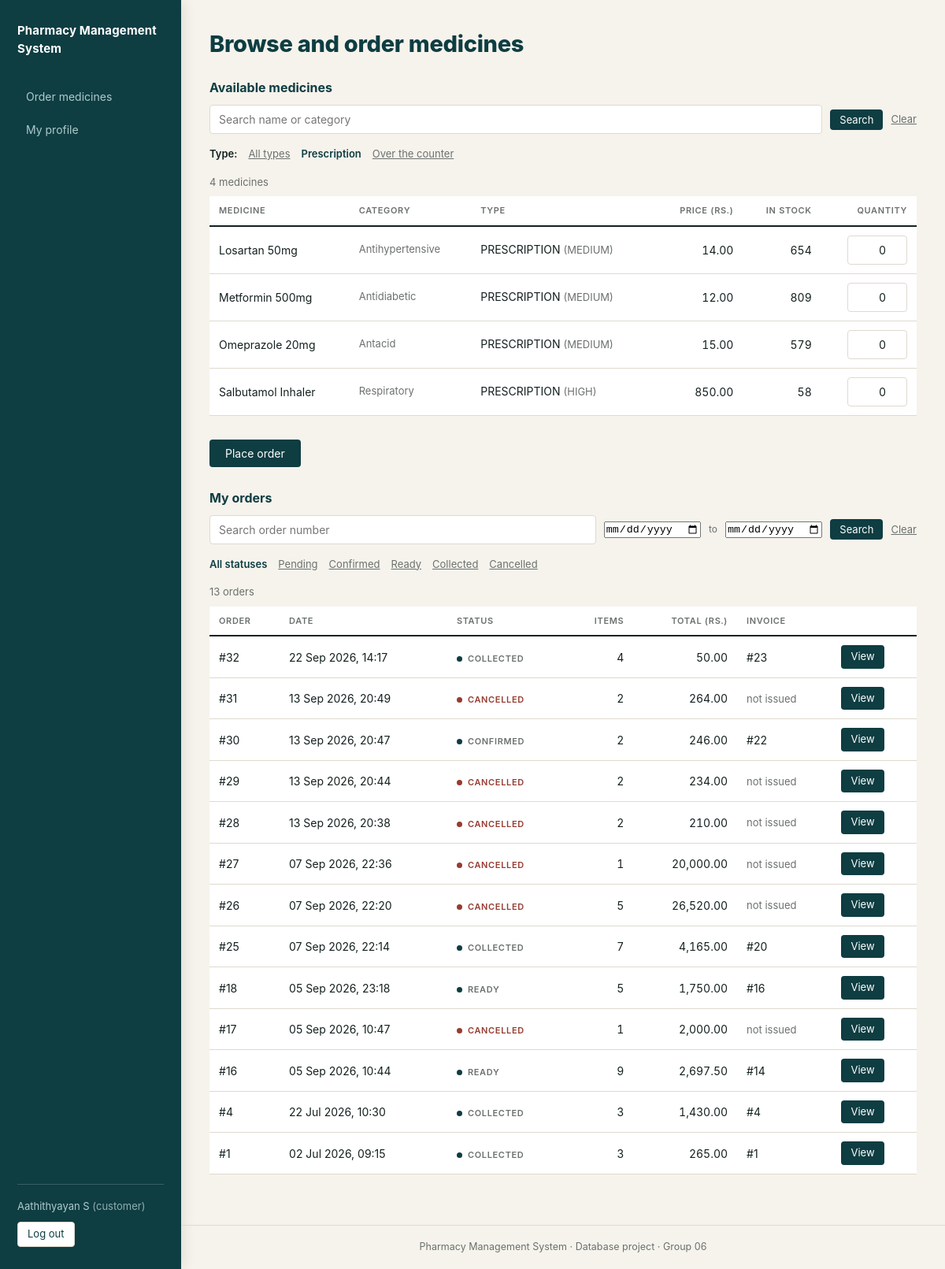
/customer.php?mtype=PRESCRIPTION (signed in), run on the app's committed database.
### tables this page shows
CREATE TABLE `PRESCRIPTION_MEDICINE` (
  `medicine_id` int(11) NOT NULL,
  `prescription_required_level` varchar(20) NOT NULL
);

CREATE TABLE `MEDICINE` (
  `medicine_id` int(11) NOT NULL,
  `name` varchar(100) NOT NULL,
  `category` varchar(50) DEFAULT NULL,
  `price` decimal(10,2) NOT NULL,
  `quantity_in_stock` int(11) NOT NULL DEFAULT 0,
  `expiry_date` date DEFAULT NULL,
  `reorder_threshold` int(11) NOT NULL DEFAULT 10,
  `med_type` enum('PRESCRIPTION','OTC') DEFAULT NULL,
  `is_active` tinyint(1) NOT NULL DEFAULT 1
);

CREATE TABLE `INVOICE` (
  `invoice_id` int(11) NOT NULL,
  `order_id` int(11) NOT NULL,
  `total_amount` decimal(10,2) NOT NULL DEFAULT 0.00,
  `issue_date` datetime NOT NULL DEFAULT current_timestamp()
);

CREATE TABLE `CUSTOMER_ORDER` (
  `order_id` int(11) NOT NULL,
  `customer_id` int(11) NOT NULL,
  `pharmacist_id` int(11) DEFAULT NULL,
  `order_date` datetime NOT NULL DEFAULT current_timestamp(),
  `status` enum('PENDING','CONFIRMED','READY','COLLECTED','CANCELLED') NOT NULL DEFAULT 'PENDING'
);

### customer.php (the view, shortened to what this page needs)
<?php
require_once __DIR__ . '/auth.php';
$me = current_user_id();
$medSearch = trim($_GET['mq'] ?? '');
$medType   = $_GET['mtype'] ?? '';
$validMedTypes = ['PRESCRIPTION', 'OTC'];
$medTypeLabels = ['PRESCRIPTION' => 'Prescription', 'OTC' => 'Over the counter'];
$medWhere  = ['m.quantity_in_stock > 0', 'm.is_active = 1'];
$medParams = [];
if (in_array($medType, $validMedTypes, true)) {
    $medWhere[]  = "m.med_type = ?";
    $medParams[] = $medType;
}
$medStmt = $pdo->prepare(
    "SELECT   m.medicine_id, m.name, m.category, m.price,
              m.quantity_in_stock,
              COALESCE(m.med_type, 'GENERAL') AS med_type,
              p.prescription_required_level
       FROM      MEDICINE              m
       LEFT JOIN PRESCRIPTION_MEDICINE p ON p.medicine_id = m.medicine_id
      WHERE  " . implode(' AND ', $medWhere) . "
      ORDER BY m.name"
);
$medStmt->execute($medParams);
$medicines = $medStmt->fetchAll();
$orderSearch  = trim($_GET['oq'] ?? '');
$orderStatus  = $_GET['ostatus'] ?? '';
$validStatuses = ['PENDING', 'CONFIRMED', 'READY', 'COLLECTED', 'CANCELLED'];
$orderFrom = trim($_GET['ofrom'] ?? '');
$orderTo   = trim($_GET['oto'] ?? '');
$fromCheck = DateTime::createFromFormat('Y-m-d', $orderFrom);
if ($orderFrom === '' || !$fromCheck || $fromCheck->format('Y-m-d') !== $orderFrom) {
    $orderFrom = '';
}
$toCheck = DateTime::createFromFormat('Y-m-d', $orderTo);
if ($orderTo === '' || !$toCheck || $toCheck->format('Y-m-d') !== $orderTo) {
    $orderTo = '';
}
$orderWhere  = ['co.customer_id = ?'];
$orderParams = [$me];
$ordersStmt = $pdo->prepare(
    "SELECT   co.order_id, co.order_date, co.status,
              COUNT(oi.medicine_id)                    AS lines_count,
              SUM(oi.quantity * oi.unit_price)         AS order_total,
              i.invoice_id
       FROM      CUSTOMER_ORDER co
       LEFT JOIN ORDER_ITEM     oi ON oi.order_id = co.order_id
       LEFT JOIN INVOICE        i  ON i.order_id  = co.order_id
      WHERE  " . implode(' AND ', $orderWhere) . "
      GROUP BY co.order_id, co.order_date, co.status, i.invoice_id
      ORDER BY co.order_date DESC"
);
$ordersStmt->execute($orderParams);
$orders = $ordersStmt->fetchAll();
$editOrderId = isset($_GET['editorder']) ? (int)$_GET['editorder'] : 0;
?>
<h2>Available medicines</h2>
<form class="searchbar" method="get" action="customer.php">
    <input type="text" name="mq" placeholder="Search name or category"
           value="<?= h($medSearch) ?>">
    <button type="submit" class="btn btn-small">Search</button>
    <a class="clear" href="customer.php<?= $editOrderId ? '?editorder=' . h($editOrderId) : '' ?>">Clear</a>
</form>
<div class="filter-links">
    <span class="filter-label">Type:</span>
    <?php if ($medType === ''): ?>
        <span class="current">All types</span>
    <?php else: ?>
        <a href="<?= filter_link('mtype', '') ?>">All types</a>
    <?php endif; ?>
    <?php foreach ($validMedTypes as $vt): ?>
        <?php if ($medType === $vt): ?>
            <span class="current"><?= h($medTypeLabels[$vt]) ?></span>
        <?php else: ?>
            <a href="<?= filter_link('mtype', $vt) ?>"><?= h($medTypeLabels[$vt]) ?></a>
        <?php endif; ?>
    <?php endforeach; ?>
</div>
<p class="result-count">
    <?= count($medicines) ?> medicine<?= count($medicines) === 1 ? '' : 's' ?>
</p>
<?php if (!$medicines): ?>
    <div class="card muted">No medicines match your search.</div>
<?php else: ?>
    <form method="post" action="customer.php">
        <table>
            <tr>
                <th>Medicine</th><th>Category</th><th>Type</th>
                <th class="num">Price (Rs.)</th><th class="num">In stock</th>
                <th class="num">Quantity</th>
            </tr>
            <?php foreach ($medicines as $m): ?>
                <tr>
                    <td><?= h($m['name']) ?></td>
                    <td class="muted"><?= h($m['category']) ?></td>
                    <td>
                        <?= h($m['med_type']) ?>
                        <?php if ($m['prescription_required_level']): ?>
                            <span class="muted">
                                (<?= h($m['prescription_required_level']) ?>)
                            </span>
                        <?php endif; ?>
                    </td>
                    <td class="num"><?= number_format($m['price'], 2) ?></td>
                    <td class="num"><?= h($m['quantity_in_stock']) ?></td>
                    <td class="num">
                        <input class="qty" type="number" min="0"
                               max="<?= h($m['quantity_in_stock']) ?>"
                               name="qty[<?= h($m['medicine_id']) ?>]" value="0">
                    </td>
                </tr>
            <?php endforeach; ?>
        </table>
        <p style="margin-top:14px">
            <button type="submit" class="btn btn-green">Place order</button>
        </p>
    </form>
<?php endif; ?>
<h2>My orders</h2>
<form class="searchbar" method="get" action="customer.php">
    <input type="text" name="oq" placeholder="Search order number"
           value="<?= h($orderSearch) ?>">
    <input type="date" name="ofrom" title="Ordered from" value="<?= h($orderFrom) ?>">
    <span class="muted small">to</span>
    <input type="date" name="oto" title="Ordered to" value="<?= h($orderTo) ?>">
    <button type="submit" class="btn btn-small">Search</button>
    <a class="clear" href="customer.php">Clear</a>
</form>
<div class="filter-links">
    <?php if ($orderStatus === ''): ?>
        <span class="current">All statuses</span>
    <?php else: ?>
        <a href="<?= filter_link('ostatus', '') ?>">All statuses</a>
    <?php endif; ?>
    <?php foreach ($validStatuses as $vs): ?>
        <?php if ($orderStatus === $vs): ?>
            <span class="current"><?= h(ucfirst(strtolower($vs))) ?></span>
        <?php else: ?>
            <a href="<?= filter_link('ostatus', $vs) ?>"><?= h(ucfirst(strtolower($vs))) ?></a>
        <?php endif; ?>
    <?php endforeach; ?>
</div>
<p class="result-count">
    <?= count($orders) ?> order<?= count($orders) === 1 ? '' : 's' ?>
</p>
<?php if (!$orders): ?>
    <div class="card muted">
        <?= ($orderSearch !== '' || $orderStatus !== '' || $orderFrom !== '' || $orderTo !== '')
            ? 'No orders match your search.'
            : 'You have not placed any orders yet.' ?>
    </div>
<?php else: ?>
    <table>
        <tr>
            <th>Order</th><th>Date</th><th>Status</th>
            <th class="num">Items</th><th class="num">Total (Rs.)</th>
            <th>Invoice</th><th></th>
        </tr>
        <?php foreach ($orders as $o): ?>
            <tr>
                <td>#<?= h($o['order_id']) ?></td>
                <td><?= h(date('d M Y, H:i', strtotime($o['order_date']))) ?></td>
                <td><span class="pill pill-<?= h($o['status']) ?>">
                        <?= h($o['status']) ?></span></td>
                <td class="num"><?= h($o['lines_count']) ?></td>
                <td class="num"><?= number_format((float)$o['order_total'], 2) ?></td>
                <td><?= $o['invoice_id']
                        ? '#' . h($o['invoice_id'])
                        : '<span class="muted">not issued</span>' ?></td>
                <td>
                    <a class="btn btn-small"
                       href="<?= action_link('order', (string)$o['order_id']) ?>">View</a>
                </td>
            </tr>
        <?php endforeach; ?>
    </table>
<?php endif; ?>

### style.css (style rules this page uses)
:root { --ink:#14201F; --paper:#F6F3EC; --accent:#0E3D42; --accent-light:#175159; --accent-tint:#AECBCC; --grey:#6B716E; --rule:#DEDACE; --red:#963C31; }
* { box-sizing:border-box;margin:0;padding:0 }
body { font-family:-apple-system,"Segoe UI",Roboto,Helvetica,Arial,sans-serif; background:var(--paper); color:var(--ink); font-size:15px; line-height:1.5; }
h2 { font-size:16px;line-height:1.2;color:var(--accent);font-weight:700;margin:30px 0 12px }
.muted { color:var(--grey);font-size:13px }
.small { font-size:12px }
input[type=text],input[type=email],input[type=password], input[type=number],select,textarea { width:100%; padding:9px 11px; border:1px solid var(--rule); border-radius:4px; font-size:14px; font-family:inherit; background:#fff; color:var(--ink); }
input[type=number] { width:90px }
button,.btn { display:inline-block; margin-top:16px; padding:9px 20px; background:var(--accent); color:#fff; border:0;border-radius:4px; font-size:14px;font-family:inherit; cursor:pointer;text-decoration:none; transition:background-color .15s ease; }
.btn-green { background:var(--accent);color:#fff }
.btn-small { padding:5px 12px;font-size:13px;margin-top:0 }
table { width:100%;border-collapse:collapse;font-size:14px;margin-top:6px;background:#fff }
th { text-align:left; padding:10px 12px; font-weight:600;font-size:11px; color:var(--grey); text-transform:uppercase;letter-spacing:.06em; border-bottom:2px solid var(--ink); }
td { padding:11px 12px;border-bottom:1px solid var(--rule) }
td.num,th.num { text-align:right;font-variant-numeric:tabular-nums }
.pill { display:inline-flex;align-items:center;gap:7px; font-size:11px;font-weight:600;letter-spacing:.06em; text-transform:uppercase;color:var(--grey); }
.pill::before { content:"";width:7px;height:7px;border-radius:50%; background:var(--accent);flex:0 0 7px; }
.pill-CANCELLED { color:var(--red) }
.pill-CANCELLED::before { background:var(--red) }
input.qty { width:76px;text-align:right;font-variant-numeric:tabular-nums }
.searchbar { display:flex; flex-wrap:wrap; align-items:center; gap:10px; margin:10px 0 16px; }
.searchbar input[type=text] { width:auto; flex:1 1 220px; margin:0; }
.searchbar .btn { margin-top:0 }
.searchbar .clear { font-size:13px; color:var(--grey); text-decoration:underline; }
.result-count { color:var(--grey);font-size:13px;margin:0 0 8px }
.filter-links { display:flex; flex-wrap:wrap; align-items:center; gap:14px; margin:0 0 16px; font-size:13px; }
.filter-links a { color:var(--grey); text-decoration:underline; }
.filter-links .current { color:var(--accent); font-weight:600; text-decoration:none; }
.filter-links .filter-label { color:var(--ink); font-weight:600; }

### data on the page
prescription_medicine: medicine_id.name "Losartan 50mg", medicine_id.category "Antihypertensive", med_type "PRESCRIPTION", prescription_required_level "MEDIUM", medicine_id.price "14.00", medicine_id.quantity_in_stock "654"
prescription_medicine: medicine_id.name "Metformin 500mg", medicine_id.category "Antidiabetic", med_type "PRESCRIPTION", prescription_required_level "MEDIUM", medicine_id.price "12.00", medicine_id.quantity_in_stock "809"
prescription_medicine: medicine_id.name "Omeprazole 20mg", medicine_id.category "Antacid", med_type "PRESCRIPTION", prescription_required_level "MEDIUM", medicine_id.price "15.00", medicine_id.quantity_in_stock "579"
prescription_medicine: medicine_id.name "Salbutamol Inhaler", medicine_id.category "Respiratory", med_type "PRESCRIPTION", prescription_required_level "HIGH", medicine_id.price "850.00", medicine_id.quantity_in_stock "58"
invoice: order.order_id "32", order.order_date "22 Sep 2026, 14:17", order.status "COLLECTED", lines_count "4", order_total "50.00", invoice_id "23"
customer_order: order_id "31", order_date "13 Sep 2026, 20:49", status "CANCELLED", lines_count "2", order_total "264.00", shows "not issued"
invoice: order.order_id "30", order.order_date "13 Sep 2026, 20:47", order.status "CONFIRMED", lines_count "2", order_total "246.00", invoice_id "22"
customer_order: order_id "29", order_date "13 Sep 2026, 20:44", status "CANCELLED", lines_count "2", order_total "234.00", shows "not issued"
customer_order: order_id "28", order_date "13 Sep 2026, 20:38", status "CANCELLED", lines_count "2", order_total "210.00", shows "not issued"
customer_order: order_id "27", order_date "07 Sep 2026, 22:36", status "CANCELLED", lines_count "1", order_total "20,000.00", shows "not issued"
customer_order: order_id "26", order_date "07 Sep 2026, 22:20", status "CANCELLED", lines_count "5", order_total "26,520.00", shows "not issued"
invoice: order.order_id "25", order.order_date "07 Sep 2026, 22:14", order.status "COLLECTED", lines_count "7", order_total "4,165.00", invoice_id "20"
invoice: order.order_id "18", order.order_date "05 Sep 2026, 23:18", order.status "READY", lines_count "5", order_total "1,750.00", invoice_id "16"
customer_order: order_id "17", order_date "05 Sep 2026, 10:47", status "CANCELLED", lines_count "1", order_total "2,000.00", shows "not issued"
invoice: order.order_id "16", order.order_date "05 Sep 2026, 10:44", order.status "READY", lines_count "9", order_total "2,697.50", invoice_id "14"
invoice: order.order_id "4", order.order_date "22 Jul 2026, 10:30", order.status "COLLECTED", lines_count "3", order_total "1,430.00", invoice_id "4"
invoice: order.order_id "1", order.order_date "02 Jul 2026, 09:15", order.status "COLLECTED", lines_count "3", order_total "265.00", invoice_id "1"

### other printed values
$label "Order medicines"
current_user_name() "Aathithyayan S"
$role "customer"
$title "Browse and order medicines"
$medTypeLabels[$vt] "Prescription"
$medTypeLabels[$vt] "Over the counter"
count($medicines) "4"
$vs "Pending"
$vs "Confirmed"
$vs "Ready"
$vs "Collected"
$vs "Cancelled"
count($orders) "13"
